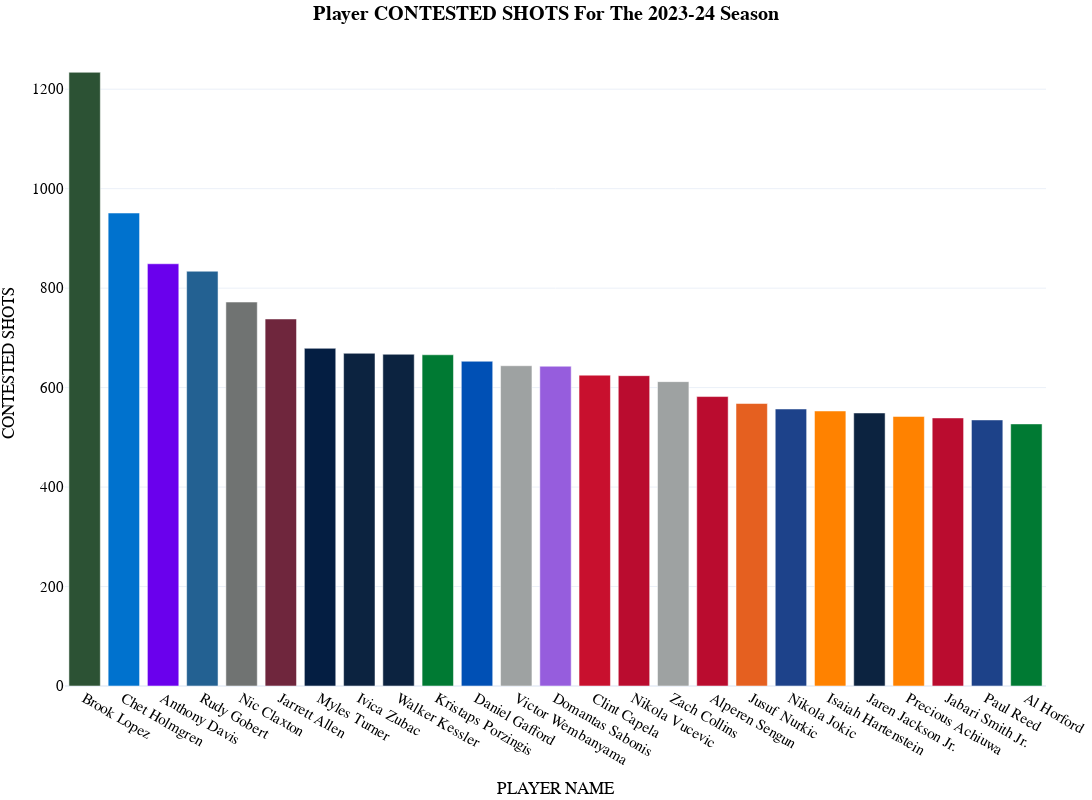

The notebook cell this image was saved under:
### Code cell
fig_hustle_season = px.bar(
  hustle_season.sort_values(by=category,ascending=False).head(25),
  x="PLAYER NAME", 
  y=category,
  color="PLAYER NAME",
  color_discrete_map=player_color_dict_shot_dist,     
  template='plotly_white',
  title="<b>Player {} For The {} Season</b>".format(category.replace('_', ' ').capitalize(),year),
  hover_data=['PLAYER NAME', 'Season', 'Category', 'GP', 'MIN', 'CONTESTED SHOTS',
       'CONTESTED SHOTS 2PT', 'CONTESTED SHOTS 3PT', 'DEFLECTIONS',
       'CHARGES DRAWN', 'SCREEN ASSISTS', 'SCREEN AST PTS',
       'OFF LOOSE BALLS RECOVERED', 'DEF LOOSE BALLS RECOVERED',
       'LOOSE BALLS RECOVERED', 'OFF BOXOUTS', 'DEF BOXOUTS',
       'BOX OUT PLAYER TEAM REBS', 'BOX OUT PLAYER REBS', 'BOX OUTS',
       'TEAM ABBREVIATION', 'SEASON'], 
  height=800, 
  width=1200,
  )
fig_hustle_season.update_layout(
    margin=dict(l=5, r=5, t=40, b=5),
    showlegend=False,
    title_x=0.5,
    hoverlabel=dict(
        bgcolor="white",
        font_size=16,
        font_family="PT Sans Narrow"
    ),
    yaxis = dict(tickfont = dict(size=15)),
    xaxis = dict(tickfont = dict(size=15)),
    font=dict(
        family="PT Sans Narrow",
        size=14,
        color="Black"
    ),
    title_font_family="PT Sans Narrow"
)
fig_hustle_season

### Figure 1 — Plotly figure (JSON) as saved in the notebook; plotly's stock layout.template omitted (floating-point values rounded to 4 significant figures)
{"data": [{"alignmentgroup": "True", "customdata": [["2023-24", "Regular Season", 79, 2411, 1105, 129, 107, 0, 243, 564, 17, 23, 40, 33, 123, 152, 76, 156, "MIL", "2023-24"]], "hovertemplate": "PLAYER NAME=%{x}<br>CONTESTED SHOTS=%{y}<br>Season=%{customdata[0]}<br>Category=%{customdata[1]}<br>GP=%{customdata[2]}<br>MIN=%{customdata[3]}<br>CONTESTED SHOTS 2PT=%{customdata[4]}<br>CONTESTED SHOTS 3PT=%{customdata[5]}<br>DEFLECTIONS=%{customdata[6]}<br>CHARGES DRAWN=%{customdata[7]}<br>SCREEN ASSISTS=%{customdata[8]}<br>SCREEN AST PTS=%{customdata[9]}<br>OFF LOOSE BALLS RECOVERED=%{customdata[10]}<br>DEF LOOSE BALLS RECOVERED=%{customdata[11]}<br>LOOSE BALLS RECOVERED=%{customdata[12]}<br>OFF BOXOUTS=%{customdata[13]}<br>DEF BOXOUTS=%{customdata[14]}<br>BOX OUT PLAYER TEAM REBS=%{customdata[15]}<br>BOX OUT PLAYER REBS=%{customdata[16]}<br>BOX OUTS=%{customdata[17]}<br>TEAM ABBREVIATION=%{customdata[18]}<br>SEASON=%{customdata[19]}<extra></extra>", "legendgroup": "Brook Lopez", "marker": {"color": "#2C5234", "pattern": {"shape": ""}}, "name": "Brook Lopez", "offsetgroup": "Brook Lopez", "orientation": "v", "showlegend": true, "textposition": "auto", "type": "bar", "x": ["Brook Lopez"], "xaxis": "x", "y": [1234], "yaxis": "y"}, {"alignmentgroup": "True", "customdata": [["2023-24", "Regular Season", 82, 2413, 778, 173, 96, 4, 177, 370, 23, 20, 43, 14, 151, 157, 80, 165, "OKC", "2023-24"]], "hovertemplate": "PLAYER NAME=%{x}<br>CONTESTED SHOTS=%{y}<br>Season=%{customdata[0]}<br>Category=%{customdata[1]}<br>GP=%{customdata[2]}<br>MIN=%{customdata[3]}<br>CONTESTED SHOTS 2PT=%{customdata[4]}<br>CONTESTED SHOTS 3PT=%{customdata[5]}<br>DEFLECTIONS=%{customdata[6]}<br>CHARGES DRAWN=%{customdata[7]}<br>SCREEN ASSISTS=%{customdata[8]}<br>SCREEN AST PTS=%{customdata[9]}<br>OFF LOOSE BALLS RECOVERED=%{customdata[10]}<br>DEF LOOSE BALLS RECOVERED=%{customdata[11]}<br>LOOSE BALLS RECOVERED=%{customdata[12]}<br>OFF BOXOUTS=%{customdata[13]}<br>DEF BOXOUTS=%{customdata[14]}<br>BOX OUT PLAYER TEAM REBS=%{customdata[15]}<br>BOX OUT PLAYER REBS=%{customdata[16]}<br>BOX OUTS=%{customdata[17]}<br>TEAM ABBREVIATION=%{customdata[18]}<br>SEASON=%{customdata[19]}<extra></extra>", "legendgroup": "Chet Holmgren", "marker": {"color": "#0072CE", "pattern": {"shape": ""}}, "name": "Chet Holmgren", "offsetgroup": "Chet Holmgren", "orientation": "v", "showlegend": true, "textposition": "auto", "type": "bar", "x": ["Chet Holmgren"], "xaxis": "x", "y": [951], "yaxis": "y"}, {"alignmentgroup": "True", "customdata": [["2023-24", "Regular Season", 76, 2700, 591, 258, 193, 1, 309, 693, 47, 29, 76, 49, 140, 186, 130, 189, "LAL", "2023-24"]], "hovertemplate": "PLAYER NAME=%{x}<br>CONTESTED SHOTS=%{y}<br>Season=%{customdata[0]}<br>Category=%{customdata[1]}<br>GP=%{customdata[2]}<br>MIN=%{customdata[3]}<br>CONTESTED SHOTS 2PT=%{customdata[4]}<br>CONTESTED SHOTS 3PT=%{customdata[5]}<br>DEFLECTIONS=%{customdata[6]}<br>CHARGES DRAWN=%{customdata[7]}<br>SCREEN ASSISTS=%{customdata[8]}<br>SCREEN AST PTS=%{customdata[9]}<br>OFF LOOSE BALLS RECOVERED=%{customdata[10]}<br>DEF LOOSE BALLS RECOVERED=%{customdata[11]}<br>LOOSE BALLS RECOVERED=%{customdata[12]}<br>OFF BOXOUTS=%{customdata[13]}<br>DEF BOXOUTS=%{customdata[14]}<br>BOX OUT PLAYER TEAM REBS=%{customdata[15]}<br>BOX OUT PLAYER REBS=%{customdata[16]}<br>BOX OUTS=%{customdata[17]}<br>TEAM ABBREVIATION=%{customdata[18]}<br>SEASON=%{customdata[19]}<extra></extra>", "legendgroup": "Anthony Davis", "marker": {"color": "#6a00ed", "pattern": {"shape": ""}}, "name": "Anthony Davis", "offsetgroup": "Anthony Davis", "orientation": "v", "showlegend": true, "textposition": "auto", "type": "bar", "x": ["Anthony Davis"], "xaxis": "x", "y": [849], "yaxis": "y"}, {"alignmentgroup": "True", "customdata": [["2023-24", "Regular Season", 76, 2593, 705, 129, 124, 1, 363, 871, 18, 12, 30, 71, 144, 211, 145, 215, "MIN", "2023-24"]], "hovertemplate": "PLAYER NAME=%{x}<br>CONTESTED SHOTS=%{y}<br>Season=%{customdata[0]}<br>Category=%{customdata[1]}<br>GP=%{customdata[2]}<br>MIN=%{customdata[3]}<br>CONTESTED SHOTS 2PT=%{customdata[4]}<br>CONTESTED SHOTS 3PT=%{customdata[5]}<br>DEFLECTIONS=%{customdata[6]}<br>CHARGES DRAWN=%{customdata[7]}<br>SCREEN ASSISTS=%{customdata[8]}<br>SCREEN AST PTS=%{customdata[9]}<br>OFF LOOSE BALLS RECOVERED=%{customdata[10]}<br>DEF LOOSE BALLS RECOVERED=%{customdata[11]}<br>LOOSE BALLS RECOVERED=%{customdata[12]}<br>OFF BOXOUTS=%{customdata[13]}<br>DEF BOXOUTS=%{customdata[14]}<br>BOX OUT PLAYER TEAM REBS=%{customdata[15]}<br>BOX OUT PLAYER REBS=%{customdata[16]}<br>BOX OUTS=%{customdata[17]}<br>TEAM ABBREVIATION=%{customdata[18]}<br>SEASON=%{customdata[19]}<extra></extra>", "legendgroup": "Rudy Gobert", "marker": {"color": "#236192", "pattern": {"shape": ""}}, "name": "Rudy Gobert", "offsetgroup": "Rudy Gobert", "orientation": "v", "showlegend": true, "textposition": "auto", "type": "bar", "x": ["Rudy Gobert"], "xaxis": "x", "y": [834], "yaxis": "y"}, {"alignmentgroup": "True", "customdata": [["2023-24", "Regular Season", 71, 2116, 587, 185, 112, 0, 247, 545, 22, 19, 41, 51, 111, 156, 92, 162, "BKN", "2023-24"]], "hovertemplate": "PLAYER NAME=%{x}<br>CONTESTED SHOTS=%{y}<br>Season=%{customdata[0]}<br>Category=%{customdata[1]}<br>GP=%{customdata[2]}<br>MIN=%{customdata[3]}<br>CONTESTED SHOTS 2PT=%{customdata[4]}<br>CONTESTED SHOTS 3PT=%{customdata[5]}<br>DEFLECTIONS=%{customdata[6]}<br>CHARGES DRAWN=%{customdata[7]}<br>SCREEN ASSISTS=%{customdata[8]}<br>SCREEN AST PTS=%{customdata[9]}<br>OFF LOOSE BALLS RECOVERED=%{customdata[10]}<br>DEF LOOSE BALLS RECOVERED=%{customdata[11]}<br>LOOSE BALLS RECOVERED=%{customdata[12]}<br>OFF BOXOUTS=%{customdata[13]}<br>DEF BOXOUTS=%{customdata[14]}<br>BOX OUT PLAYER TEAM REBS=%{customdata[15]}<br>BOX OUT PLAYER REBS=%{customdata[16]}<br>BOX OUTS=%{customdata[17]}<br>TEAM ABBREVIATION=%{customdata[18]}<br>SEASON=%{customdata[19]}<extra></extra>", "legendgroup": "Nic Claxton", "marker": {"color": "#707372", "pattern": {"shape": ""}}, "name": "Nic Claxton", "offsetgroup": "Nic Claxton", "orientation": "v", "showlegend": true, "textposition": "auto", "type": "bar", "x": ["Nic Claxton"], "xaxis": "x", "y": [772], "yaxis": "y"}, {"alignmentgroup": "True", "customdata": [["2023-24", "Regular Season", 77, 2442, 582, 156, 124, 0, 311, 741, 36, 18, 54, 21, 134, 148, 88, 155, "CLE", "2023-24"]], "hovertemplate": "PLAYER NAME=%{x}<br>CONTESTED SHOTS=%{y}<br>Season=%{customdata[0]}<br>Category=%{customdata[1]}<br>GP=%{customdata[2]}<br>MIN=%{customdata[3]}<br>CONTESTED SHOTS 2PT=%{customdata[4]}<br>CONTESTED SHOTS 3PT=%{customdata[5]}<br>DEFLECTIONS=%{customdata[6]}<br>CHARGES DRAWN=%{customdata[7]}<br>SCREEN ASSISTS=%{customdata[8]}<br>SCREEN AST PTS=%{customdata[9]}<br>OFF LOOSE BALLS RECOVERED=%{customdata[10]}<br>DEF LOOSE BALLS RECOVERED=%{customdata[11]}<br>LOOSE BALLS RECOVERED=%{customdata[12]}<br>OFF BOXOUTS=%{customdata[13]}<br>DEF BOXOUTS=%{customdata[14]}<br>BOX OUT PLAYER TEAM REBS=%{customdata[15]}<br>BOX OUT PLAYER REBS=%{customdata[16]}<br>BOX OUTS=%{customdata[17]}<br>TEAM ABBREVIATION=%{customdata[18]}<br>SEASON=%{customdata[19]}<extra></extra>", "legendgroup": "Jarrett Allen", "marker": {"color": "#6F263D", "pattern": {"shape": ""}}, "name": "Jarrett Allen", "offsetgroup": "Jarrett Allen", "orientation": "v", "showlegend": true, "textposition": "auto", "type": "bar", "x": ["Jarrett Allen"], "xaxis": "x", "y": [738], "yaxis": "y"}, {"alignmentgroup": "True", "customdata": [["2023-24", "Regular Season", 77, 2076, 526, 153, 111, 3, 235, 537, 13, 9, 22, 33, 110, 139, 82, 143, "IND", "2023-24"]], "hovertemplate": "PLAYER NAME=%{x}<br>CONTESTED SHOTS=%{y}<br>Season=%{customdata[0]}<br>Category=%{customdata[1]}<br>GP=%{customdata[2]}<br>MIN=%{customdata[3]}<br>CONTESTED SHOTS 2PT=%{customdata[4]}<br>CONTESTED SHOTS 3PT=%{customdata[5]}<br>DEFLECTIONS=%{customdata[6]}<br>CHARGES DRAWN=%{customdata[7]}<br>SCREEN ASSISTS=%{customdata[8]}<br>SCREEN AST PTS=%{customdata[9]}<br>OFF LOOSE BALLS RECOVERED=%{customdata[10]}<br>DEF LOOSE BALLS RECOVERED=%{customdata[11]}<br>LOOSE BALLS RECOVERED=%{customdata[12]}<br>OFF BOXOUTS=%{customdata[13]}<br>DEF BOXOUTS=%{customdata[14]}<br>BOX OUT PLAYER TEAM REBS=%{customdata[15]}<br>BOX OUT PLAYER REBS=%{customdata[16]}<br>BOX OUTS=%{customdata[17]}<br>TEAM ABBREVIATION=%{customdata[18]}<br>SEASON=%{customdata[19]}<extra></extra>", "legendgroup": "Myles Turner", "marker": {"color": "#041E42", "pattern": {"shape": ""}}, "name": "Myles Turner", "offsetgroup": "Myles Turner", "orientation": "v", "showlegend": true, "textposition": "auto", "type": "bar", "x": ["Myles Turner"], "xaxis": "x", "y": [679], "yaxis": "y"}, {"alignmentgroup": "True", "customdata": [["2023-24", "Regular Season", 68, 1795, 525, 144, 40, 0, 218, 509, 24, 11, 35, 41, 93, 132, 76, 135, "LAC", "2023-24"]], "hovertemplate": "PLAYER NAME=%{x}<br>CONTESTED SHOTS=%{y}<br>Season=%{customdata[0]}<br>Category=%{customdata[1]}<br>GP=%{customdata[2]}<br>MIN=%{customdata[3]}<br>CONTESTED SHOTS 2PT=%{customdata[4]}<br>CONTESTED SHOTS 3PT=%{customdata[5]}<br>DEFLECTIONS=%{customdata[6]}<br>CHARGES DRAWN=%{customdata[7]}<br>SCREEN ASSISTS=%{customdata[8]}<br>SCREEN AST PTS=%{customdata[9]}<br>OFF LOOSE BALLS RECOVERED=%{customdata[10]}<br>DEF LOOSE BALLS RECOVERED=%{customdata[11]}<br>LOOSE BALLS RECOVERED=%{customdata[12]}<br>OFF BOXOUTS=%{customdata[13]}<br>DEF BOXOUTS=%{customdata[14]}<br>BOX OUT PLAYER TEAM REBS=%{customdata[15]}<br>BOX OUT PLAYER REBS=%{customdata[16]}<br>BOX OUTS=%{customdata[17]}<br>TEAM ABBREVIATION=%{customdata[18]}<br>SEASON=%{customdata[19]}<extra></extra>", "legendgroup": "Ivica Zubac", "marker": {"color": "#0C2340", "pattern": {"shape": ""}}, "name": "Ivica Zubac", "offsetgroup": "Ivica Zubac", "orientation": "v", "showlegend": true, "textposition": "auto", "type": "bar", "x": ["Ivica Zubac"], "xaxis": "x", "y": [669], "yaxis": "y"}, {"alignmentgroup": "True", "customdata": [["2023-24", "Regular Season", 64, 1493, 550, 117, 48, 1, 145, 341, 12, 4, 16, 35, 72, 104, 68, 107, "UTA", "2023-24"]], "hovertemplate": "PLAYER NAME=%{x}<br>CONTESTED SHOTS=%{y}<br>Season=%{customdata[0]}<br>Category=%{customdata[1]}<br>GP=%{customdata[2]}<br>MIN=%{customdata[3]}<br>CONTESTED SHOTS 2PT=%{customdata[4]}<br>CONTESTED SHOTS 3PT=%{customdata[5]}<br>DEFLECTIONS=%{customdata[6]}<br>CHARGES DRAWN=%{customdata[7]}<br>SCREEN ASSISTS=%{customdata[8]}<br>SCREEN AST PTS=%{customdata[9]}<br>OFF LOOSE BALLS RECOVERED=%{customdata[10]}<br>DEF LOOSE BALLS RECOVERED=%{customdata[11]}<br>LOOSE BALLS RECOVERED=%{customdata[12]}<br>OFF BOXOUTS=%{customdata[13]}<br>DEF BOXOUTS=%{customdata[14]}<br>BOX OUT PLAYER TEAM REBS=%{customdata[15]}<br>BOX OUT PLAYER REBS=%{customdata[16]}<br>BOX OUTS=%{customdata[17]}<br>TEAM ABBREVIATION=%{customdata[18]}<br>SEASON=%{customdata[19]}<extra></extra>", "legendgroup": "Walker Kessler", "marker": {"color": "#0C2340", "pattern": {"shape": ""}}, "name": "Walker Kessler", "offsetgroup": "Walker Kessler", "orientation": "v", "showlegend": true, "textposition": "auto", "type": "bar", "x": ["Walker Kessler"], "xaxis": "x", "y": [667], "yaxis": "y"}, {"alignmentgroup": "True", "customdata": [["2023-24", "Regular Season", 57, 1690, 495, 171, 66, 0, 134, 307, 11, 13, 24, 19, 93, 110, 47, 112, "BOS", "2023-24"]], "hovertemplate": "PLAYER NAME=%{x}<br>CONTESTED SHOTS=%{y}<br>Season=%{customdata[0]}<br>Category=%{customdata[1]}<br>GP=%{customdata[2]}<br>MIN=%{customdata[3]}<br>CONTESTED SHOTS 2PT=%{customdata[4]}<br>CONTESTED SHOTS 3PT=%{customdata[5]}<br>DEFLECTIONS=%{customdata[6]}<br>CHARGES DRAWN=%{customdata[7]}<br>SCREEN ASSISTS=%{customdata[8]}<br>SCREEN AST PTS=%{customdata[9]}<br>OFF LOOSE BALLS RECOVERED=%{customdata[10]}<br>DEF LOOSE BALLS RECOVERED=%{customdata[11]}<br>LOOSE BALLS RECOVERED=%{customdata[12]}<br>OFF BOXOUTS=%{customdata[13]}<br>DEF BOXOUTS=%{customdata[14]}<br>BOX OUT PLAYER TEAM REBS=%{customdata[15]}<br>BOX OUT PLAYER REBS=%{customdata[16]}<br>BOX OUTS=%{customdata[17]}<br>TEAM ABBREVIATION=%{customdata[18]}<br>SEASON=%{customdata[19]}<extra></extra>", "legendgroup": "Kristaps Porzingis", "marker": {"color": "#007A33", "pattern": {"shape": ""}}, "name": "Kristaps Porzingis", "offsetgroup": "Kristaps Porzingis", "orientation": "v", "showlegend": true, "textposition": "auto", "type": "bar", "x": ["Kristaps Porzingis"], "xaxis": "x", "y": [666], "yaxis": "y"}, {"alignmentgroup": "True", "customdata": [["2023-24", "Regular Season", 74, 1814, 533, 120, 114, 5, 277, 613, 21, 24, 45, 48, 119, 159, 84, 167, "DAL", "2023-24"]], "hovertemplate": "PLAYER NAME=%{x}<br>CONTESTED SHOTS=%{y}<br>Season=%{customdata[0]}<br>Category=%{customdata[1]}<br>GP=%{customdata[2]}<br>MIN=%{customdata[3]}<br>CONTESTED SHOTS 2PT=%{customdata[4]}<br>CONTESTED SHOTS 3PT=%{customdata[5]}<br>DEFLECTIONS=%{customdata[6]}<br>CHARGES DRAWN=%{customdata[7]}<br>SCREEN ASSISTS=%{customdata[8]}<br>SCREEN AST PTS=%{customdata[9]}<br>OFF LOOSE BALLS RECOVERED=%{customdata[10]}<br>DEF LOOSE BALLS RECOVERED=%{customdata[11]}<br>LOOSE BALLS RECOVERED=%{customdata[12]}<br>OFF BOXOUTS=%{customdata[13]}<br>DEF BOXOUTS=%{customdata[14]}<br>BOX OUT PLAYER TEAM REBS=%{customdata[15]}<br>BOX OUT PLAYER REBS=%{customdata[16]}<br>BOX OUTS=%{customdata[17]}<br>TEAM ABBREVIATION=%{customdata[18]}<br>SEASON=%{customdata[19]}<extra></extra>", "legendgroup": "Daniel Gafford", "marker": {"color": "#0050B5", "pattern": {"shape": ""}}, "name": "Daniel Gafford", "offsetgroup": "Daniel Gafford", "orientation": "v", "showlegend": true, "textposition": "auto", "type": "bar", "x": ["Daniel Gafford"], "xaxis": "x", "y": [653], "yaxis": "y"}, {"alignmentgroup": "True", "customdata": [["2023-24", "Regular Season", 71, 2106, 511, 133, 204, 11, 134, 296, 17, 20, 37, 20, 41, 59, 34, 61, "SAS", "2023-24"]], "hovertemplate": "PLAYER NAME=%{x}<br>CONTESTED SHOTS=%{y}<br>Season=%{customdata[0]}<br>Category=%{customdata[1]}<br>GP=%{customdata[2]}<br>MIN=%{customdata[3]}<br>CONTESTED SHOTS 2PT=%{customdata[4]}<br>CONTESTED SHOTS 3PT=%{customdata[5]}<br>DEFLECTIONS=%{customdata[6]}<br>CHARGES DRAWN=%{customdata[7]}<br>SCREEN ASSISTS=%{customdata[8]}<br>SCREEN AST PTS=%{customdata[9]}<br>OFF LOOSE BALLS RECOVERED=%{customdata[10]}<br>DEF LOOSE BALLS RECOVERED=%{customdata[11]}<br>LOOSE BALLS RECOVERED=%{customdata[12]}<br>OFF BOXOUTS=%{customdata[13]}<br>DEF BOXOUTS=%{customdata[14]}<br>BOX OUT PLAYER TEAM REBS=%{customdata[15]}<br>BOX OUT PLAYER REBS=%{customdata[16]}<br>BOX OUTS=%{customdata[17]}<br>TEAM ABBREVIATION=%{customdata[18]}<br>SEASON=%{customdata[19]}<extra></extra>", "legendgroup": "Victor Wembanyama", "marker": {"color": "#9EA2A2", "pattern": {"shape": ""}}, "name": "Victor Wembanyama", "offsetgroup": "Victor Wembanyama", "orientation": "v", "showlegend": true, "textposition": "auto", "type": "bar", "x": ["Victor Wembanyama"], "xaxis": "x", "y": [644], "yaxis": "y"}, {"alignmentgroup": "True", "customdata": [["2023-24", "Regular Season", 82, 2928, 497, 146, 159, 2, 488, 1157, 43, 29, 72, 86, 134, 215, 160, 220, "SAC", "2023-24"]], "hovertemplate": "PLAYER NAME=%{x}<br>CONTESTED SHOTS=%{y}<br>Season=%{customdata[0]}<br>Category=%{customdata[1]}<br>GP=%{customdata[2]}<br>MIN=%{customdata[3]}<br>CONTESTED SHOTS 2PT=%{customdata[4]}<br>CONTESTED SHOTS 3PT=%{customdata[5]}<br>DEFLECTIONS=%{customdata[6]}<br>CHARGES DRAWN=%{customdata[7]}<br>SCREEN ASSISTS=%{customdata[8]}<br>SCREEN AST PTS=%{customdata[9]}<br>OFF LOOSE BALLS RECOVERED=%{customdata[10]}<br>DEF LOOSE BALLS RECOVERED=%{customdata[11]}<br>LOOSE BALLS RECOVERED=%{customdata[12]}<br>OFF BOXOUTS=%{customdata[13]}<br>DEF BOXOUTS=%{customdata[14]}<br>BOX OUT PLAYER TEAM REBS=%{customdata[15]}<br>BOX OUT PLAYER REBS=%{customdata[16]}<br>BOX OUTS=%{customdata[17]}<br>TEAM ABBREVIATION=%{customdata[18]}<br>SEASON=%{customdata[19]}<extra></extra>", "legendgroup": "Domantas Sabonis", "marker": {"color": "#965ddd", "pattern": {"shape": ""}}, "name": "Domantas Sabonis", "offsetgroup": "Domantas Sabonis", "orientation": "v", "showlegend": true, "textposition": "auto", "type": "bar", "x": ["Domantas Sabonis"], "xaxis": "x", "y": [643], "yaxis": "y"}, {"alignmentgroup": "True", "customdata": [["2023-24", "Regular Season", 73, 1883, 510, 115, 86, 14, 229, 523, 33, 18, 51, 54, 122, 173, 123, 176, "ATL", "2023-24"]], "hovertemplate": "PLAYER NAME=%{x}<br>CONTESTED SHOTS=%{y}<br>Season=%{customdata[0]}<br>Category=%{customdata[1]}<br>GP=%{customdata[2]}<br>MIN=%{customdata[3]}<br>CONTESTED SHOTS 2PT=%{customdata[4]}<br>CONTESTED SHOTS 3PT=%{customdata[5]}<br>DEFLECTIONS=%{customdata[6]}<br>CHARGES DRAWN=%{customdata[7]}<br>SCREEN ASSISTS=%{customdata[8]}<br>SCREEN AST PTS=%{customdata[9]}<br>OFF LOOSE BALLS RECOVERED=%{customdata[10]}<br>DEF LOOSE BALLS RECOVERED=%{customdata[11]}<br>LOOSE BALLS RECOVERED=%{customdata[12]}<br>OFF BOXOUTS=%{customdata[13]}<br>DEF BOXOUTS=%{customdata[14]}<br>BOX OUT PLAYER TEAM REBS=%{customdata[15]}<br>BOX OUT PLAYER REBS=%{customdata[16]}<br>BOX OUTS=%{customdata[17]}<br>TEAM ABBREVIATION=%{customdata[18]}<br>SEASON=%{customdata[19]}<extra></extra>", "legendgroup": "Clint Capela", "marker": {"color": "#C8102E", "pattern": {"shape": ""}}, "name": "Clint Capela", "offsetgroup": "Clint Capela", "orientation": "v", "showlegend": true, "textposition": "auto", "type": "bar", "x": ["Clint Capela"], "xaxis": "x", "y": [625], "yaxis": "y"}, {"alignmentgroup": "True", "customdata": [["2023-24", "Regular Season", 76, 2610, 405, 219, 137, 1, 317, 676, 21, 17, 38, 53, 117, 164, 110, 170, "CHI", "2023-24"]], "hovertemplate": "PLAYER NAME=%{x}<br>CONTESTED SHOTS=%{y}<br>Season=%{customdata[0]}<br>Category=%{customdata[1]}<br>GP=%{customdata[2]}<br>MIN=%{customdata[3]}<br>CONTESTED SHOTS 2PT=%{customdata[4]}<br>CONTESTED SHOTS 3PT=%{customdata[5]}<br>DEFLECTIONS=%{customdata[6]}<br>CHARGES DRAWN=%{customdata[7]}<br>SCREEN ASSISTS=%{customdata[8]}<br>SCREEN AST PTS=%{customdata[9]}<br>OFF LOOSE BALLS RECOVERED=%{customdata[10]}<br>DEF LOOSE BALLS RECOVERED=%{customdata[11]}<br>LOOSE BALLS RECOVERED=%{customdata[12]}<br>OFF BOXOUTS=%{customdata[13]}<br>DEF BOXOUTS=%{customdata[14]}<br>BOX OUT PLAYER TEAM REBS=%{customdata[15]}<br>BOX OUT PLAYER REBS=%{customdata[16]}<br>BOX OUTS=%{customdata[17]}<br>TEAM ABBREVIATION=%{customdata[18]}<br>SEASON=%{customdata[19]}<extra></extra>", "legendgroup": "Nikola Vucevic", "marker": {"color": "#BA0C2F", "pattern": {"shape": ""}}, "name": "Nikola Vucevic", "offsetgroup": "Nikola Vucevic", "orientation": "v", "showlegend": true, "textposition": "auto", "type": "bar", "x": ["Nikola Vucevic"], "xaxis": "x", "y": [624], "yaxis": "y"}, {"alignmentgroup": "True", "customdata": [["2023-24", "Regular Season", 69, 1526, 493, 119, 74, 2, 201, 440, 14, 14, 28, 26, 94, 116, 61, 120, "SAS", "2023-24"]], "hovertemplate": "PLAYER NAME=%{x}<br>CONTESTED SHOTS=%{y}<br>Season=%{customdata[0]}<br>Category=%{customdata[1]}<br>GP=%{customdata[2]}<br>MIN=%{customdata[3]}<br>CONTESTED SHOTS 2PT=%{customdata[4]}<br>CONTESTED SHOTS 3PT=%{customdata[5]}<br>DEFLECTIONS=%{customdata[6]}<br>CHARGES DRAWN=%{customdata[7]}<br>SCREEN ASSISTS=%{customdata[8]}<br>SCREEN AST PTS=%{customdata[9]}<br>OFF LOOSE BALLS RECOVERED=%{customdata[10]}<br>DEF LOOSE BALLS RECOVERED=%{customdata[11]}<br>LOOSE BALLS RECOVERED=%{customdata[12]}<br>OFF BOXOUTS=%{customdata[13]}<br>DEF BOXOUTS=%{customdata[14]}<br>BOX OUT PLAYER TEAM REBS=%{customdata[15]}<br>BOX OUT PLAYER REBS=%{customdata[16]}<br>BOX OUTS=%{customdata[17]}<br>TEAM ABBREVIATION=%{customdata[18]}<br>SEASON=%{customdata[19]}<extra></extra>", "legendgroup": "Zach Collins", "marker": {"color": "#9EA2A2", "pattern": {"shape": ""}}, "name": "Zach Collins", "offsetgroup": "Zach Collins", "orientation": "v", "showlegend": true, "textposition": "auto", "type": "bar", "x": ["Zach Collins"], "xaxis": "x", "y": [612], "yaxis": "y"}, {"alignmentgroup": "True", "customdata": [["2023-24", "Regular Season", 63, 2046, 442, 140, 150, 8, 259, 605, 36, 17, 53, 46, 118, 155, 84, 164, "HOU", "2023-24"]], "hovertemplate": "PLAYER NAME=%{x}<br>CONTESTED SHOTS=%{y}<br>Season=%{customdata[0]}<br>Category=%{customdata[1]}<br>GP=%{customdata[2]}<br>MIN=%{customdata[3]}<br>CONTESTED SHOTS 2PT=%{customdata[4]}<br>CONTESTED SHOTS 3PT=%{customdata[5]}<br>DEFLECTIONS=%{customdata[6]}<br>CHARGES DRAWN=%{customdata[7]}<br>SCREEN ASSISTS=%{customdata[8]}<br>SCREEN AST PTS=%{customdata[9]}<br>OFF LOOSE BALLS RECOVERED=%{customdata[10]}<br>DEF LOOSE BALLS RECOVERED=%{customdata[11]}<br>LOOSE BALLS RECOVERED=%{customdata[12]}<br>OFF BOXOUTS=%{customdata[13]}<br>DEF BOXOUTS=%{customdata[14]}<br>BOX OUT PLAYER TEAM REBS=%{customdata[15]}<br>BOX OUT PLAYER REBS=%{customdata[16]}<br>BOX OUTS=%{customdata[17]}<br>TEAM ABBREVIATION=%{customdata[18]}<br>SEASON=%{customdata[19]}<extra></extra>", "legendgroup": "Alperen Sengun", "marker": {"color": "#BA0C2F", "pattern": {"shape": ""}}, "name": "Alperen Sengun", "offsetgroup": "Alperen Sengun", "orientation": "v", "showlegend": true, "textposition": "auto", "type": "bar", "x": ["Alperen Sengun"], "xaxis": "x", "y": [582], "yaxis": "y"}, {"alignmentgroup": "True", "customdata": [["2023-24", "Regular Season", 76, 2078, 484, 84, 166, 1, 336, 746, 35, 24, 59, 97, 164, 248, 171, 261, "PHX", "2023-24"]], "hovertemplate": "PLAYER NAME=%{x}<br>CONTESTED SHOTS=%{y}<br>Season=%{customdata[0]}<br>Category=%{customdata[1]}<br>GP=%{customdata[2]}<br>MIN=%{customdata[3]}<br>CONTESTED SHOTS 2PT=%{customdata[4]}<br>CONTESTED SHOTS 3PT=%{customdata[5]}<br>DEFLECTIONS=%{customdata[6]}<br>CHARGES DRAWN=%{customdata[7]}<br>SCREEN ASSISTS=%{customdata[8]}<br>SCREEN AST PTS=%{customdata[9]}<br>OFF LOOSE BALLS RECOVERED=%{customdata[10]}<br>DEF LOOSE BALLS RECOVERED=%{customdata[11]}<br>LOOSE BALLS RECOVERED=%{customdata[12]}<br>OFF BOXOUTS=%{customdata[13]}<br>DEF BOXOUTS=%{customdata[14]}<br>BOX OUT PLAYER TEAM REBS=%{customdata[15]}<br>BOX OUT PLAYER REBS=%{customdata[16]}<br>BOX OUTS=%{customdata[17]}<br>TEAM ABBREVIATION=%{customdata[18]}<br>SEASON=%{customdata[19]}<extra></extra>", "legendgroup": "Jusuf Nurkic", "marker": {"color": "#e56020", "pattern": {"shape": ""}}, "name": "Jusuf Nurkic", "offsetgroup": "Jusuf Nurkic", "orientation": "v", "showlegend": true, "textposition": "auto", "type": "bar", "x": ["Jusuf Nurkic"], "xaxis": "x", "y": [568], "yaxis": "y"}, {"alignmentgroup": "True", "customdata": [["2023-24", "Regular Season", 79, 2737, 394, 163, 237, 4, 345, 790, 30, 24, 54, 46, 119, 165, 110, 165, "DEN", "2023-24"]], "hovertemplate": "PLAYER NAME=%{x}<br>CONTESTED SHOTS=%{y}<br>Season=%{customdata[0]}<br>Category=%{customdata[1]}<br>GP=%{customdata[2]}<br>MIN=%{customdata[3]}<br>CONTESTED SHOTS 2PT=%{customdata[4]}<br>CONTESTED SHOTS 3PT=%{customdata[5]}<br>DEFLECTIONS=%{customdata[6]}<br>CHARGES DRAWN=%{customdata[7]}<br>SCREEN ASSISTS=%{customdata[8]}<br>SCREEN AST PTS=%{customdata[9]}<br>OFF LOOSE BALLS RECOVERED=%{customdata[10]}<br>DEF LOOSE BALLS RECOVERED=%{customdata[11]}<br>LOOSE BALLS RECOVERED=%{customdata[12]}<br>OFF BOXOUTS=%{customdata[13]}<br>DEF BOXOUTS=%{customdata[14]}<br>BOX OUT PLAYER TEAM REBS=%{customdata[15]}<br>BOX OUT PLAYER REBS=%{customdata[16]}<br>BOX OUTS=%{customdata[17]}<br>TEAM ABBREVIATION=%{customdata[18]}<br>SEASON=%{customdata[19]}<extra></extra>", "legendgroup": "Nikola Jokic", "marker": {"color": "#1d428a", "pattern": {"shape": ""}}, "name": "Nikola Jokic", "offsetgroup": "Nikola Jokic", "orientation": "v", "showlegend": true, "textposition": "auto", "type": "bar", "x": ["Nikola Jokic"], "xaxis": "x", "y": [557], "yaxis": "y"}, {"alignmentgroup": "True", "customdata": [["2023-24", "Regular Season", 75, 1896, 461, 92, 146, 0, 264, 623, 29, 28, 57, 68, 114, 175, 120, 182, "NYK", "2023-24"]], "hovertemplate": "PLAYER NAME=%{x}<br>CONTESTED SHOTS=%{y}<br>Season=%{customdata[0]}<br>Category=%{customdata[1]}<br>GP=%{customdata[2]}<br>MIN=%{customdata[3]}<br>CONTESTED SHOTS 2PT=%{customdata[4]}<br>CONTESTED SHOTS 3PT=%{customdata[5]}<br>DEFLECTIONS=%{customdata[6]}<br>CHARGES DRAWN=%{customdata[7]}<br>SCREEN ASSISTS=%{customdata[8]}<br>SCREEN AST PTS=%{customdata[9]}<br>OFF LOOSE BALLS RECOVERED=%{customdata[10]}<br>DEF LOOSE BALLS RECOVERED=%{customdata[11]}<br>LOOSE BALLS RECOVERED=%{customdata[12]}<br>OFF BOXOUTS=%{customdata[13]}<br>DEF BOXOUTS=%{customdata[14]}<br>BOX OUT PLAYER TEAM REBS=%{customdata[15]}<br>BOX OUT PLAYER REBS=%{customdata[16]}<br>BOX OUTS=%{customdata[17]}<br>TEAM ABBREVIATION=%{customdata[18]}<br>SEASON=%{customdata[19]}<extra></extra>", "legendgroup": "Isaiah Hartenstein", "marker": {"color": "#FF8200", "pattern": {"shape": ""}}, "name": "Isaiah Hartenstein", "offsetgroup": "Isaiah Hartenstein", "orientation": "v", "showlegend": true, "textposition": "auto", "type": "bar", "x": ["Isaiah Hartenstein"], "xaxis": "x", "y": [553], "yaxis": "y"}, {"alignmentgroup": "True", "customdata": [["2023-24", "Regular Season", 66, 2124, 406, 143, 180, 2, 113, 277, 30, 22, 52, 7, 55, 58, 26, 62, "MEM", "2023-24"]], "hovertemplate": "PLAYER NAME=%{x}<br>CONTESTED SHOTS=%{y}<br>Season=%{customdata[0]}<br>Category=%{customdata[1]}<br>GP=%{customdata[2]}<br>MIN=%{customdata[3]}<br>CONTESTED SHOTS 2PT=%{customdata[4]}<br>CONTESTED SHOTS 3PT=%{customdata[5]}<br>DEFLECTIONS=%{customdata[6]}<br>CHARGES DRAWN=%{customdata[7]}<br>SCREEN ASSISTS=%{customdata[8]}<br>SCREEN AST PTS=%{customdata[9]}<br>OFF LOOSE BALLS RECOVERED=%{customdata[10]}<br>DEF LOOSE BALLS RECOVERED=%{customdata[11]}<br>LOOSE BALLS RECOVERED=%{customdata[12]}<br>OFF BOXOUTS=%{customdata[13]}<br>DEF BOXOUTS=%{customdata[14]}<br>BOX OUT PLAYER TEAM REBS=%{customdata[15]}<br>BOX OUT PLAYER REBS=%{customdata[16]}<br>BOX OUTS=%{customdata[17]}<br>TEAM ABBREVIATION=%{customdata[18]}<br>SEASON=%{customdata[19]}<extra></extra>", "legendgroup": "Jaren Jackson Jr.", "marker": {"color": "#0C2340", "pattern": {"shape": ""}}, "name": "Jaren Jackson Jr.", "offsetgroup": "Jaren Jackson Jr.", "orientation": "v", "showlegend": true, "textposition": "auto", "type": "bar", "x": ["Jaren Jackson Jr."], "xaxis": "x", "y": [549], "yaxis": "y"}, {"alignmentgroup": "True", "customdata": [["2023-24", "Regular Season", 74, 1624, 385, 157, 95, 3, 112, 257, 32, 15, 47, 44, 57, 94, 67, 101, "NYK", "2023-24"]], "hovertemplate": "PLAYER NAME=%{x}<br>CONTESTED SHOTS=%{y}<br>Season=%{customdata[0]}<br>Category=%{customdata[1]}<br>GP=%{customdata[2]}<br>MIN=%{customdata[3]}<br>CONTESTED SHOTS 2PT=%{customdata[4]}<br>CONTESTED SHOTS 3PT=%{customdata[5]}<br>DEFLECTIONS=%{customdata[6]}<br>CHARGES DRAWN=%{customdata[7]}<br>SCREEN ASSISTS=%{customdata[8]}<br>SCREEN AST PTS=%{customdata[9]}<br>OFF LOOSE BALLS RECOVERED=%{customdata[10]}<br>DEF LOOSE BALLS RECOVERED=%{customdata[11]}<br>LOOSE BALLS RECOVERED=%{customdata[12]}<br>OFF BOXOUTS=%{customdata[13]}<br>DEF BOXOUTS=%{customdata[14]}<br>BOX OUT PLAYER TEAM REBS=%{customdata[15]}<br>BOX OUT PLAYER REBS=%{customdata[16]}<br>BOX OUTS=%{customdata[17]}<br>TEAM ABBREVIATION=%{customdata[18]}<br>SEASON=%{customdata[19]}<extra></extra>", "legendgroup": "Precious Achiuwa", "marker": {"color": "#FF8200", "pattern": {"shape": ""}}, "name": "Precious Achiuwa", "offsetgroup": "Precious Achiuwa", "orientation": "v", "showlegend": true, "textposition": "auto", "type": "bar", "x": ["Precious Achiuwa"], "xaxis": "x", "y": [542], "yaxis": "y"}, {"alignmentgroup": "True", "customdata": [["2023-24", "Regular Season", 76, 2424, 330, 209, 129, 0, 51, 124, 27, 23, 50, 22, 62, 80, 54, 84, "HOU", "2023-24"]], "hovertemplate": "PLAYER NAME=%{x}<br>CONTESTED SHOTS=%{y}<br>Season=%{customdata[0]}<br>Category=%{customdata[1]}<br>GP=%{customdata[2]}<br>MIN=%{customdata[3]}<br>CONTESTED SHOTS 2PT=%{customdata[4]}<br>CONTESTED SHOTS 3PT=%{customdata[5]}<br>DEFLECTIONS=%{customdata[6]}<br>CHARGES DRAWN=%{customdata[7]}<br>SCREEN ASSISTS=%{customdata[8]}<br>SCREEN AST PTS=%{customdata[9]}<br>OFF LOOSE BALLS RECOVERED=%{customdata[10]}<br>DEF LOOSE BALLS RECOVERED=%{customdata[11]}<br>LOOSE BALLS RECOVERED=%{customdata[12]}<br>OFF BOXOUTS=%{customdata[13]}<br>DEF BOXOUTS=%{customdata[14]}<br>BOX OUT PLAYER TEAM REBS=%{customdata[15]}<br>BOX OUT PLAYER REBS=%{customdata[16]}<br>BOX OUTS=%{customdata[17]}<br>TEAM ABBREVIATION=%{customdata[18]}<br>SEASON=%{customdata[19]}<extra></extra>", "legendgroup": "Jabari Smith Jr.", "marker": {"color": "#BA0C2F", "pattern": {"shape": ""}}, "name": "Jabari Smith Jr.", "offsetgroup": "Jabari Smith Jr.", "orientation": "v", "showlegend": true, "textposition": "auto", "type": "bar", "x": ["Jabari Smith Jr."], "xaxis": "x", "y": [539], "yaxis": "y"}, {"alignmentgroup": "True", "customdata": [["2023-24", "Regular Season", 82, 1589, 408, 127, 168, 0, 204, 472, 41, 26, 67, 16, 82, 95, 48, 98, "PHI", "2023-24"]], "hovertemplate": "PLAYER NAME=%{x}<br>CONTESTED SHOTS=%{y}<br>Season=%{customdata[0]}<br>Category=%{customdata[1]}<br>GP=%{customdata[2]}<br>MIN=%{customdata[3]}<br>CONTESTED SHOTS 2PT=%{customdata[4]}<br>CONTESTED SHOTS 3PT=%{customdata[5]}<br>DEFLECTIONS=%{customdata[6]}<br>CHARGES DRAWN=%{customdata[7]}<br>SCREEN ASSISTS=%{customdata[8]}<br>SCREEN AST PTS=%{customdata[9]}<br>OFF LOOSE BALLS RECOVERED=%{customdata[10]}<br>DEF LOOSE BALLS RECOVERED=%{customdata[11]}<br>LOOSE BALLS RECOVERED=%{customdata[12]}<br>OFF BOXOUTS=%{customdata[13]}<br>DEF BOXOUTS=%{customdata[14]}<br>BOX OUT PLAYER TEAM REBS=%{customdata[15]}<br>BOX OUT PLAYER REBS=%{customdata[16]}<br>BOX OUTS=%{customdata[17]}<br>TEAM ABBREVIATION=%{customdata[18]}<br>SEASON=%{customdata[19]}<extra></extra>", "legendgroup": "Paul Reed", "marker": {"color": "#1D4289", "pattern": {"shape": ""}}, "name": "Paul Reed", "offsetgroup": "Paul Reed", "orientation": "v", "showlegend": true, "textposition": "auto", "type": "bar", "x": ["Paul Reed"], "xaxis": "x", "y": [535], "yaxis": "y"}, {"alignmentgroup": "True", "customdata": [["2023-24", "Regular Season", 65, 1740, 327, 200, 65, 0, 88, 219, 7, 19, 26, 22, 81, 98, 62, 103, "BOS", "2023-24"]], "hovertemplate": "PLAYER NAME=%{x}<br>CONTESTED SHOTS=%{y}<br>Season=%{customdata[0]}<br>Category=%{customdata[1]}<br>GP=%{customdata[2]}<br>MIN=%{customdata[3]}<br>CONTESTED SHOTS 2PT=%{customdata[4]}<br>CONTESTED SHOTS 3PT=%{customdata[5]}<br>DEFLECTIONS=%{customdata[6]}<br>CHARGES DRAWN=%{customdata[7]}<br>SCREEN ASSISTS=%{customdata[8]}<br>SCREEN AST PTS=%{customdata[9]}<br>OFF LOOSE BALLS RECOVERED=%{customdata[10]}<br>DEF LOOSE BALLS RECOVERED=%{customdata[11]}<br>LOOSE BALLS RECOVERED=%{customdata[12]}<br>OFF BOXOUTS=%{customdata[13]}<br>DEF BOXOUTS=%{customdata[14]}<br>BOX OUT PLAYER TEAM REBS=%{customdata[15]}<br>BOX OUT PLAYER REBS=%{customdata[16]}<br>BOX OUTS=%{customdata[17]}<br>TEAM ABBREVIATION=%{customdata[18]}<br>SEASON=%{customdata[19]}<extra></extra>", "legendgroup": "Al Horford", "marker": {"color": "#007A33", "pattern": {"shape": ""}}, "name": "Al Horford", "offsetgroup": "Al Horford", "orientation": "v", "showlegend": true, "textposition": "auto", "type": "bar", "x": ["Al Horford"], "xaxis": "x", "y": [527], "yaxis": "y"}], "layout": {"barmode": "relative", "font": {"color": "Black", "family": "PT Sans Narrow", "size": 14}, "height": 800, "hoverlabel": {"bgcolor": "white", "font": {"family": "PT Sans Narrow", "size": 16}}, "legend": {"title": {"text": "PLAYER NAME"}, "tracegroupgap": 0}, "margin": {"b": 5, "l": 5, "r": 5, "t": 40}, "showlegend": false, "title": {"font": {"family": "PT Sans Narrow"}, "text": "<b>Player CONTESTED SHOTS For The 2023-24 Season</b>", "x": 0.5}, "width": 1200, "xaxis": {"anchor": "y", "categoryarray": ["Brook Lopez", "Chet Holmgren", "Anthony Davis", "Rudy Gobert", "Nic Claxton", "Jarrett Allen", "Myles Turner", "Ivica Zubac", "Walker Kessler", "Kristaps Porzingis", "Daniel Gafford", "Victor Wembanyama", "Domantas Sabonis", "Clint Capela", "Nikola Vucevic", "Zach Collins", "Alperen Sengun", "Jusuf Nurkic", "Nikola Jokic", "Isaiah Hartenstein", "Jaren Jackson Jr.", "Precious Achiuwa", "Jabari Smith Jr.", "Paul Reed", "Al Horford"], "categoryorder": "array", "domain": [0, 1], "tickfont": {"size": 15}, "title": {"text": "PLAYER NAME"}}, "yaxis": {"anchor": "x", "domain": [0, 1], "tickfont": {"size": 15}, "title": {"text": "CONTESTED SHOTS"}}}}
